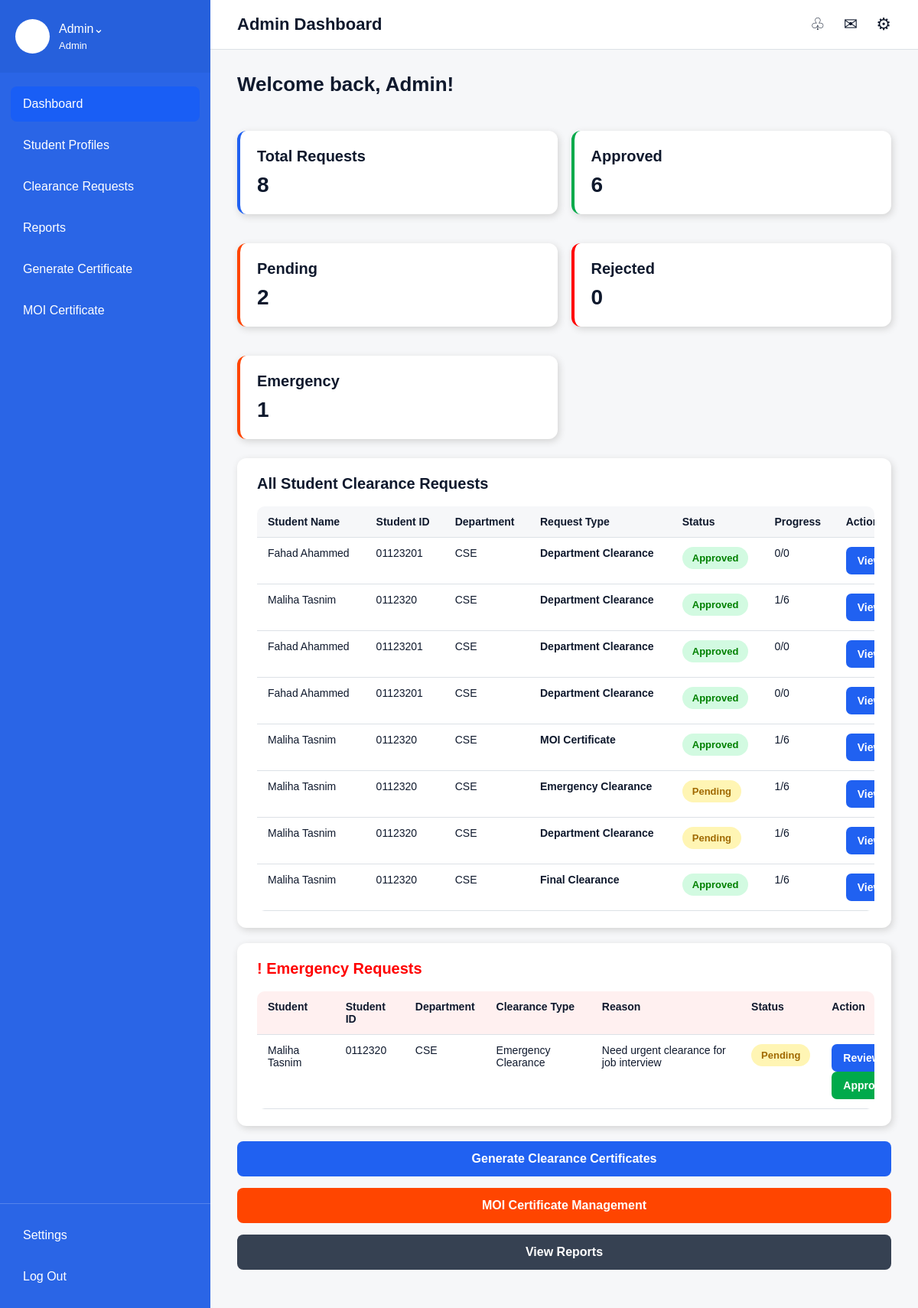
The app's page /admin-dashboard.php (signed in) with its own data.
### tables this page shows
CREATE TABLE `clearance_requests` (
  `request_id` int(11) NOT NULL,
  `student_id` int(11) NOT NULL,
  `status` varchar(50) DEFAULT 'Pending',
  `comment` text DEFAULT NULL,
  `request_date` timestamp NOT NULL DEFAULT current_timestamp(),
  `clearance_type` varchar(100) DEFAULT 'Final Clearance',
  `department` varchar(100) DEFAULT 'All Departments',
  `reason` text DEFAULT NULL,
  `is_emergency` varchar(20) DEFAULT 'No'
);

CREATE TABLE `students` (
  `student_id` int(11) NOT NULL,
  `name` varchar(100) NOT NULL,
  `roll` varchar(50) NOT NULL,
  `department` varchar(100) NOT NULL,
  `batch` varchar(50) NOT NULL,
  `email` varchar(100) NOT NULL,
  `password` varchar(100) NOT NULL,
  `created_at` timestamp NOT NULL DEFAULT current_timestamp()
);

### admin-dashboard.php (the view, shortened to what this page needs)
<?php
include "../db.php";
$clearance_sql = "SELECT * FROM clearance_requests";
$clearance_result = $conn->query($clearance_sql);
$total_clearance = $clearance_result->num_rows;
$approved_sql = "SELECT * FROM clearance_requests WHERE status='Approved'";
$approved_result = $conn->query($approved_sql);
$total_approved = $approved_result->num_rows;
$rejected_sql = "SELECT * FROM clearance_requests WHERE status='Rejected'";
$rejected_result = $conn->query($rejected_sql);
$total_rejected = $rejected_result->num_rows;
$pending_clearance_sql = "SELECT * FROM clearance_requests WHERE status='Pending'";
$pending_clearance_result = $conn->query($pending_clearance_sql);
$total_pending_clearance = $pending_clearance_result->num_rows;
$request_table_sql = "SELECT clearance_requests.*, students.name, students.roll, students.department
                      FROM clearance_requests
                      INNER JOIN students ON clearance_requests.student_id = students.student_id
                      ORDER BY clearance_requests.request_id DESC";
$request_table_result = $conn->query($request_table_sql);
$emergency_sql = "SELECT clearance_requests.*, students.name, students.roll, students.department
                  FROM clearance_requests
                  INNER JOIN students ON clearance_requests.student_id = students.student_id
                  WHERE clearance_requests.is_emergency='Yes'
                  ORDER BY clearance_requests.request_id DESC";
$emergency_result = $conn->query($emergency_sql);
$emergency_count_sql = "SELECT * FROM clearance_requests WHERE is_emergency='Yes'";
$emergency_count_result = $conn->query($emergency_count_sql);
$total_emergency = $emergency_count_result->num_rows;
?>
<!DOCTYPE html>
<html lang="en">
<head>
    <link rel="stylesheet" type="text/css" href="./admin.css">
</head>
<body>
<div class="page">
    <div class="left">
        <div class="profile">
            <div class="profile-icon"></div>
            <div>
                <div>Admin⌄</div>
                <div class="small-name"><?php echo $_SESSION["admin_name"]; ?></div>
            </div>
        </div>
        <div class="nav">
            <a class="nav-item active" href="admin-dashboard.php">Dashboard</a>
            <a class="nav-item" href="student-clearance-profile.php">Student Profiles</a>
            <a class="nav-item" href="clearance-requests.php">Clearance Requests</a>
            <a class="nav-item" href="reports.php">Reports</a>
            <a class="nav-item" href="generate-certificate.php">Generate Certificate</a>
            <a class="nav-item" href="moi-certificate-management.php">MOI Certificate</a>
        </div>
        <div class="bottom-nav">
            <a class="nav-item" href="settings.php">Settings</a>
            <a class="nav-item" href="../logout.php">Log Out</a>
        </div>
    </div>
    <div class="right">
        <div class="top">
            <div class="top-title">Admin Dashboard</div>
            <div class="top-icons">♧ ✉ ⚙</div>
        </div>
        <div class="content">
            <div class="welcome">Welcome back, <?php echo $_SESSION["admin_name"]; ?>!</div>
            <div class="dash-grid admin-summary-grid">
    <div class="dash-card blue-left">
        <div class="dash-title">Total Requests</div>
        <div class="dash-text"><?php echo $total_clearance; ?></div>
    </div>
    <div class="dash-card green-left">
        <div class="dash-title">Approved</div>
        <div class="dash-text"><?php echo $total_approved; ?></div>
    </div>
    <div class="dash-card orange-left">
        <div class="dash-title">Pending</div>
        <div class="dash-text"><?php echo $total_pending_clearance; ?></div>
    </div>
    <div class="dash-card red-left">
        <div class="dash-title">Rejected</div>
        <div class="dash-text"><?php echo $total_rejected; ?></div>
    </div>
    <div class="dash-card orange-left">
    <div class="dash-title">Emergency</div>
    <div class="dash-text"><?php echo $total_emergency; ?></div>
</div>
</div>
                 <div class="frontend-card">
    <div class="section-title">All Student Clearance Requests</div>
    <div class="table-box no-shadow">
        <table>
            <tr>
                  <th>Student Name</th>
                  <th>Student ID</th>
                  <th>Department</th>
                  <th>Request Type</th>
                   <th>Status</th>
                  <th>Progress</th>
                  <th>Action</th>
            </tr>
            <?php
            if($request_table_result->num_rows > 0){
                while($row = $request_table_result->fetch_assoc()){
                    $student_id = $row["student_id"];
                    $doc_sql = "SELECT * FROM documents WHERE student_id='$student_id'";
                    $doc_result = $conn->query($doc_sql);
                    $total_doc = $doc_result->num_rows;
                    $approved_doc_sql = "SELECT * FROM documents WHERE student_id='$student_id' AND status='Approved'";
                    $approved_doc_result = $conn->query($approved_doc_sql);
                    $approved_doc = $approved_doc_result->num_rows;
                    echo "<tr>";
                    echo "<td>".$row["name"]."</td>";
                    echo "<td>".$row["roll"]."</td>";
                    echo "<td>".$row["department"]."</td>";
                    echo "<td><b>".$row["clearance_type"]."</b></td>";
                    if($row["status"] == "Approved"){
                        echo "<td><span class='status green'>Approved</span></td>";
                    }
                    else if($row["status"] == "Rejected"){
                        echo "<td><span class='status red'>Rejected</span></td>";
                    }
                    else{
                        echo "<td><span class='status yellow'>Pending</span></td>";
                    }
                    echo "<td>".$approved_doc."/".$total_doc."</td>";
                    echo "<td>
        <a class='small-btn' href='view-student-profile.php?student_id=".$student_id."'>View Profile</a>
      </td>";
                    echo "</tr>";
                }
            }
            else{
                echo "<tr><td colspan='7'>No clearance requests found.</td></tr>";
            }
            ?>
        </table>
    </div>
</div>
<div class="frontend-card emergency-card">
    <div class="section-title red-heading">! Emergency Requests</div>
    <div class="table-box no-shadow">
        <table>
            <tr>
                <th>Student</th>
                <th>Student ID</th>
                <th>Department</th>
                <th>Clearance Type</th>
                <th>Reason</th>
                <th>Status</th>
                <th>Action</th>
            </tr>
            <?php
            if($emergency_result->num_rows > 0){
                while($emergency = $emergency_result->fetch_assoc()){
                    echo "<tr>";
                    echo "<td>".$emergency["name"]."</td>";
                    echo "<td>".$emergency["roll"]."</td>";
                    echo "<td>".$emergency["department"]."</td>";
                    echo "<td>".$emergency["clearance_type"]."</td>";
                    echo "<td>".$emergency["reason"]."</td>";
                    if($emergency["status"] == "Approved"){
                        echo "<td><span class='status green'>Approved</span></td>";
                    }
                    else if($emergency["status"] == "Rejected"){
                        echo "<td><span class='status red'>Rejected</span></td>";
                    }
                    else{
                        echo "<td><span class='status yellow'>Pending</span></td>";
                    }
                    echo "<td>
                            <a class='small-btn' href='view-student-profile.php?student_id=".$emergency["student_id"]."'>Review</a>
                            <a class='green-btn' href='clearance-requests.php'>Approve</a>
                          </td>";
                    echo "</tr>";
                }
            }
            else{
                echo "<tr><td colspan='7'>No emergency requests found.</td></tr>";
            }
            ?>
        </table>
    </div>
</div>
<div class="admin-bottom-buttons">
    <a href="generate-certificate.php">Generate Clearance Certificates</a>
    <a href="moi-certificate-management.php">MOI Certificate Management</a>
    <a href="reports.php">View Reports</a>
</div>
        </div>
    </div>
</div>
</body>
</html>

### records on screen
clearance_requests: student.name "Fahad Ahammed", student.roll "01123201", student.department "CSE", clearance_type "Department Clearance", status "Approved", approved_doc "0", total_doc "0"
clearance_requests: student.name "Maliha Tasnim", student.roll "0112320", student.department "CSE", clearance_type "Department Clearance", status "Approved", approved_doc "1", total_doc "6"
clearance_requests: student.name "Fahad Ahammed", student.roll "01123201", student.department "CSE", clearance_type "Department Clearance", status "Approved", approved_doc "0", total_doc "0"
clearance_requests: student.name "Fahad Ahammed", student.roll "01123201", student.department "CSE", clearance_type "Department Clearance", status "Approved", approved_doc "0", total_doc "0"
clearance_requests: student.name "Maliha Tasnim", student.roll "0112320", student.department "CSE", clearance_type "MOI Certificate", status "Approved", approved_doc "1", total_doc "6"
clearance_requests: student.name "Maliha Tasnim", student.roll "0112320", student.department "CSE", clearance_type "Emergency Clearance", status "Pending", approved_doc "1", total_doc "6", reason "Need urgent clearance for job interview"
clearance_requests: student.name "Maliha Tasnim", student.roll "0112320", student.department "CSE", clearance_type "Department Clearance", status "Pending", approved_doc "1", total_doc "6"
clearance_requests: student.name "Maliha Tasnim", student.roll "0112320", student.department "CSE", clearance_type "Final Clearance", status "Approved", approved_doc "1", total_doc "6"

### other values on screen
$_SESSION["admin_name"] "Admin"
$total_clearance "8"
$total_approved "6"
$total_pending_clearance "2"
$total_rejected "0"
$total_emergency "1"
